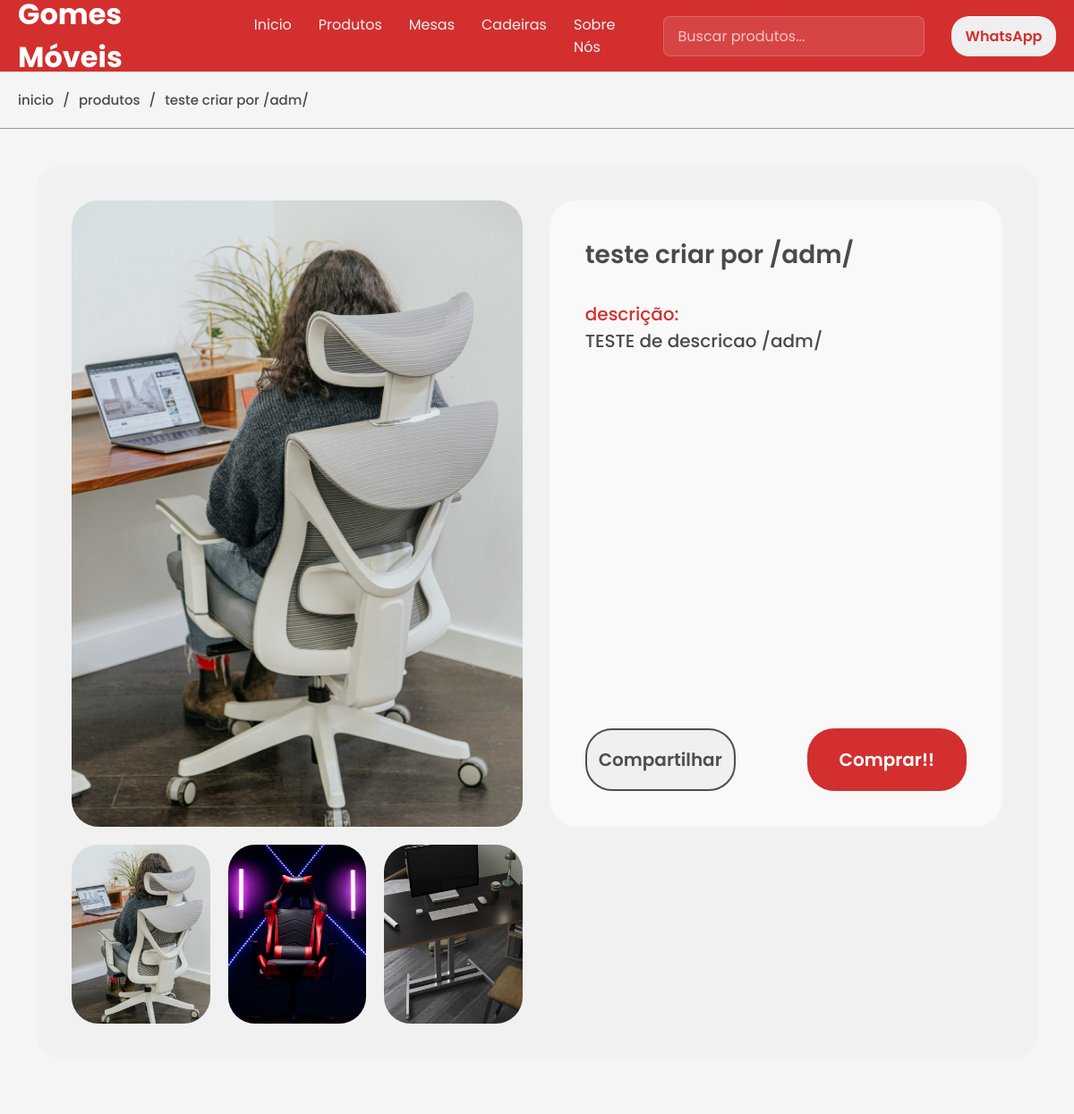
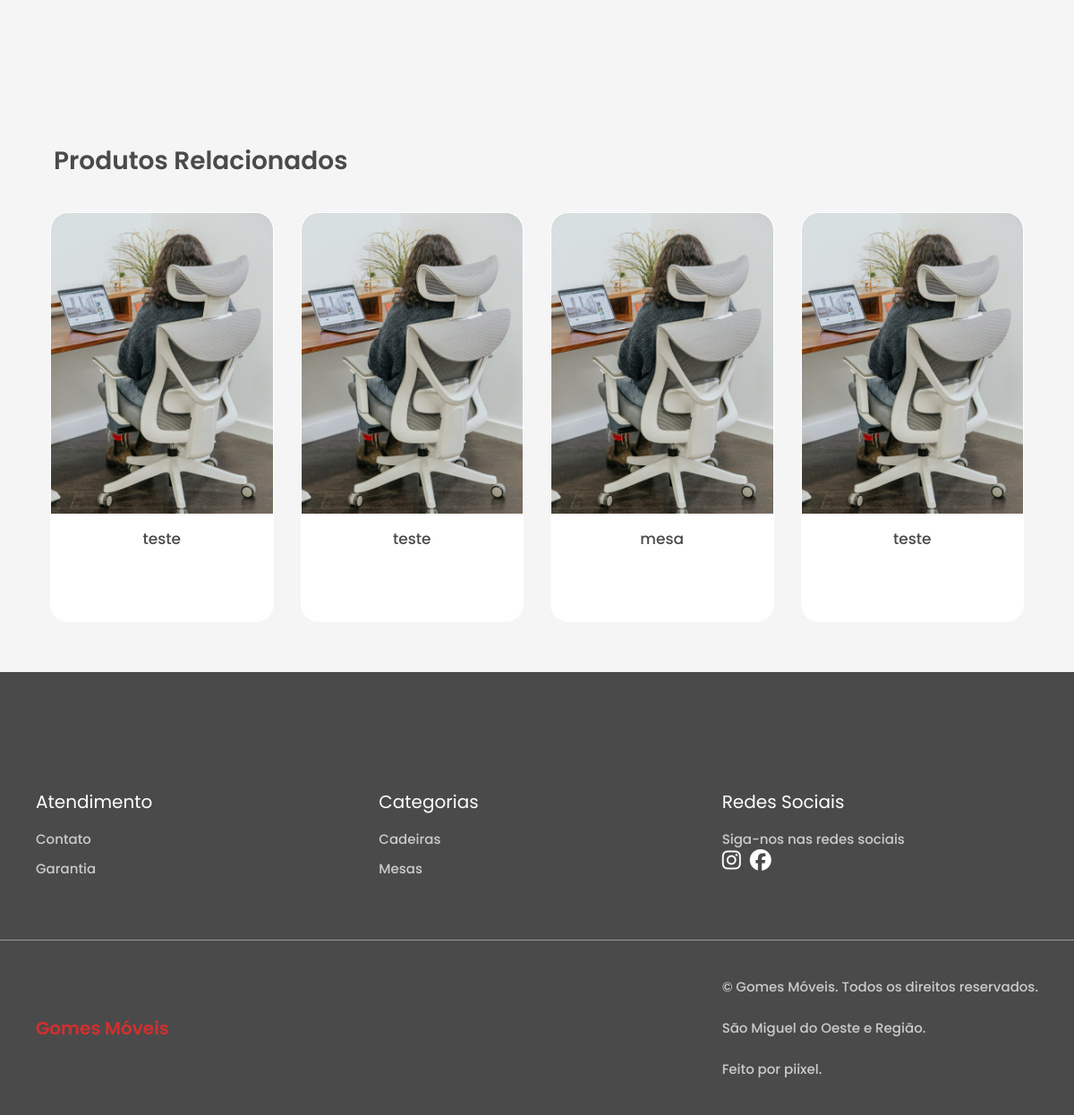
Screenshot of /produtos/teste-criar-por-adm/ with the database file from the repository (2 pictures, top to bottom).
### core/models.py (models this page shows, shortened)
class Produto(models.Model):
    TIPOS = [
        ("cadeira","Cadeira"),
        ("mesa","Mesa"),
        ("longarina","Longarina"),
        ("roupeiro","Roupeiro"),
        ("arquivo","Arquivos"),
        ("armario","Armários"),
        ("outros", "Outros")
    ]
    nome = models.CharField(max_length=200)
    descricao = models.TextField()
    destaque = models.BooleanField(default=False)
    slug = models.SlugField(unique=True, blank=True)
    tipo = models.CharField(max_length=20, choices=TIPOS, default="outros")
    categoria = models.ForeignKey(
        Categoria,
        on_delete=models.CASCADE,
        related_name="produtos"
    )

class ProdutoImagem(models.Model):
    produto = models.ForeignKey(
        Produto,
        on_delete=models.CASCADE,
        related_name="imagens"
    )
    imagem = models.ImageField(
        upload_to="produtos/",
        validators=[FileExtensionValidator(allowed_extensions=ALLOWED_IMAGE_EXTENSIONS), validate_image_file]
    )

### core/views.py (the view)
# urls.py: path("produtos/<slug:slug>/",produto, name="produto"),
def produto(request, slug):
    produto = get_object_or_404(Produto, slug=slug)
    produtos_relacionados = (
        Produto.objects
        .filter(categoria=produto.categoria)   # mesma categoria
        .exclude(id=produto.id)                # remove o produto atual
        .order_by("?")[:4]                     # aleatório e limitado a 5
    )
    return render(request, "produto.html", {
        "produto": produto,
        "produtos_relacionados": produtos_relacionados
    })

### core/templates/produto.html (shortened to what this page needs)
{% extends 'base.html' %}
{% load static %}
{% block css %}
<link rel="stylesheet" href="{% static 'css/produto.css' %}">
{% endblock %}
{% block content %}
<div class="move">
    <a href="{% url 'inicio' %}">inicio</a>
    <p>/</p>
    <a href="{% url 'produtos' %}">produtos</a>
    <p>/</p>
    <p>{{ produto.nome }}</p>
</div>
<div class="container-produto">
    <div class="container-produto-principal">
        <div class="img-produto">
            <div class="img-1-produto">
                <img id="img-principal" src="{{ produto.imagens.first.imagem.url }}">
            </div>
            <div class="mini-img-produto">
                <img class="miniatura" src="{{ produto.imagens.all.first.imagem.url }}">
                <img class="miniatura" src="{{ produto.imagens.all.1.imagem.url }}">
                <img class="miniatura" src="{{ produto.imagens.all.2.imagem.url }}">
            </div>
        </div>
        <div class="container-descricao-produto">
            <div class="nome-produto">
                <h1>{{ produto.nome }}</h1>
            </div>
            <div class="descricao-produto">
                <h1>descrição:</h1>
                <p>{{ produto.descricao|linebreaksbr }}</p>
            </div>
            <div class="container-whats">
                <div class="compartilhar" onclick="abrirAlertaComp()">
                    Compartilhar
                </div>
                <button class="btn-whats" onclick="abrirAlerta()">
                    <p class="whats">
                        Comprar!!
                    </p>
                </button>
            </div>
        </div>
    </div>
    <div class="relacionado">
        <h1>Produtos Relacionados</h1>
    </div>
    <div class="container-produtos-relacionados">
        {% for p in produtos_relacionados %}
        <a href="{% url 'produto' p.slug %}">
            <div class="img-container">
                <img src="{{ p.imagens.first.imagem.url }}">
            </div>
            <div class="paragrafo-produto">
                <p>{{ p.nome }}</p>
            </div>
        </a>
        {% endfor %}
    </div>
</div>
<div class="footer">
    <br><br><br><br><br>
    <div class="container-footer">
        <div class="Atendimento-footer">
            <h1>Atendimento</h1>
            <ul class="mov">
                <li><a href="">Contato</a></li>
                <li><a href="">Garantia</a></li>
            </ul>
        </div>
        <div class="Categorias-footer">
            <h1>Categorias</h1>
            <ul class="mov">
                <li><a href="{% url 'produtos' %}?tipo=cadeira">Cadeiras</a></li>
                <li><a href="{% url 'produtos' %}?tipo=mesa">Mesas</a></li>
                <br>
            </ul>
        </div>
        <div class="Redes-Sociais-footer">
            <h1>Redes Sociais</h1>
            <p>Siga-nos nas redes sociais</p>
            <div class="icon-footer">
                <a href="https://www.instagram.com/gomesmoveis.escritorio/" target="_blank">
                    <i class="fa-brands fa-instagram instagram"></i>
                </a>
                <a href="https://www.facebook.com/gomesmoveis.escritorio?locale=pt_BR" target="_blank">
                    <i class="fa-brands fa-facebook facebook"></i>
                </a>
            </div>
        </div>
    </div>
    <div class="container-direitos">
        <h1>
            Gomes Móveis
        </h1>
        <p>
            © Gomes Móveis. Todos os direitos reservados. <br><br>
            São Miguel do Oeste e Região. <br><br>
            <button class="feitopor" data-url="https://www.instagram.com/matheus.lllopes/" >Feito por piixel.</button>
        </p>
    </div>
</div>
{% endblock %}

### core/static/css/style.css (style rules this page uses)
* { margin: 0; padding: 0; box-sizing: border-box; }
body { min-height: 100vh; background-color: #f5f5f5; }
img, video, iframe { max-width: 100%; }

### rows the page displays
Produto: nome "teste criar por /adm/", imagens.first.imagem (picture), imagens.all.first.imagem (picture), imagens.all.1.imagem (picture), imagens.all.2.imagem (picture), descricao "TESTE de descricao /adm/"
Produto: imagens.first.imagem (picture), nome "teste"
Produto: imagens.first.imagem (picture), nome "teste"
Produto: imagens.first.imagem (picture), nome "mesa"
Produto: imagens.first.imagem (picture), nome "teste"
